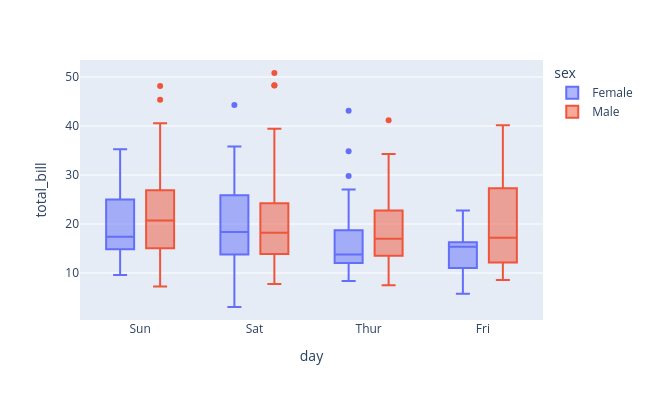

The code cell stored with this chart in its notebook:
### Markdown cell above
### Box and violin plots

### Code cell
fig = px.box(tips, x='day', y='total_bill',
             color='sex', width=650, height=400)
fig.show()

### Figure 1 — Plotly figure (JSON) as saved in the notebook; plotly's stock layout.template omitted (floating-point values rounded to 4 significant figures; data arrays with more than 128 entries replaced by an {"elided": "..."} marker saying what was removed)
{"data": [{"alignmentgroup": "True", "hovertemplate": "sex=Female<br>day=%{x}<br>total_bill=%{y}<extra></extra>", "legendgroup": "Female", "marker": {"color": "#636efa"}, "name": "Female", "notched": false, "offsetgroup": "Female", "orientation": "v", "showlegend": true, "type": "box", "x": ["Sun", "Sun", "Sun", "Sun", "Sun", "Sun", "Sat", "Sat", "Sat", "Sat", "Sat", "Sat", "Sun", "Sun", "Sat", "Sat", "Sat", "Sat", "Sat", "Sat", "Sat", "Thur", "Thur", "Fri", "Fri", "Fri", "Fri", "Fri", "Sat", "Sat", "Sat", "Sat", "Sat", "Sun", "Sun", "Thur", "Thur", "Thur", "Thur", "Thur", "Thur", "Thur", "Thur", "Thur", "Thur", "Thur", "Thur", "Thur", "Thur", "Thur", "Thur", "Thur", "Thur", "Thur", "Thur", "Thur", "Thur", "Sun", "Sun", "Sun", "Sun", "Sun", "Sat", "Sat", "Sun", "Sun", "Sun", "Thur", "Thur", "Thur", "Thur", "Thur", "Thur", "Thur", "Sat", "Sat", "Sat", "Sat", "Sat", "Fri", "Fri", "Fri", "Fri", "Sat", "Sat", "Sat", "Thur"], "x0": " ", "xaxis": "x", "y": [16.99, 24.59, 35.26, 14.83, 10.33, 16.97, 20.29, 15.77, 19.65, 15.06, 20.69, 16.93, 10.29, 34.81, 26.41, 16.45, 3.07, 17.07, 26.86, 25.28, 14.73, 10.07, 34.83, 5.75, 16.32, 22.75, 11.35, 15.38, 44.3, 22.42, 20.92, 14.31, 7.25, 25.71, 17.31, 10.65, 12.43, 24.08, 13.42, 12.48, 29.8, 14.52, 11.38, 20.27, 11.17, 12.26, 18.26, 8.51, 10.33, 14.15, 13.16, 17.47, 27.05, 16.43, 8.35, 18.64, 11.87, 29.85, 25.0, 13.39, 16.21, 17.51, 10.59, 10.63, 9.6, 20.9, 18.15, 19.81, 43.11, 13.0, 12.74, 13.0, 16.4, 16.47, 12.76, 13.27, 28.17, 12.9, 30.14, 13.42, 15.98, 16.27, 10.09, 22.12, 35.83, 27.18, 18.78], "y0": " ", "yaxis": "y"}, {"alignmentgroup": "True", "hovertemplate": "sex=Male<br>day=%{x}<br>total_bill=%{y}<extra></extra>", "legendgroup": "Male", "marker": {"color": "#EF553B"}, "name": "Male", "notched": false, "offsetgroup": "Male", "orientation": "v", "showlegend": true, "type": "box", "x": {"elided": "157 str values"}, "x0": " ", "xaxis": "x", "y": {"elided": "157 float values"}, "y0": " ", "yaxis": "y"}], "layout": {"boxmode": "group", "height": 400, "legend": {"title": {"text": "sex"}, "tracegroupgap": 0}, "margin": {"t": 60}, "width": 650, "xaxis": {"anchor": "y", "domain": [0, 1], "title": {"text": "day"}}, "yaxis": {"anchor": "x", "domain": [0, 1], "title": {"text": "total_bill"}}}}
